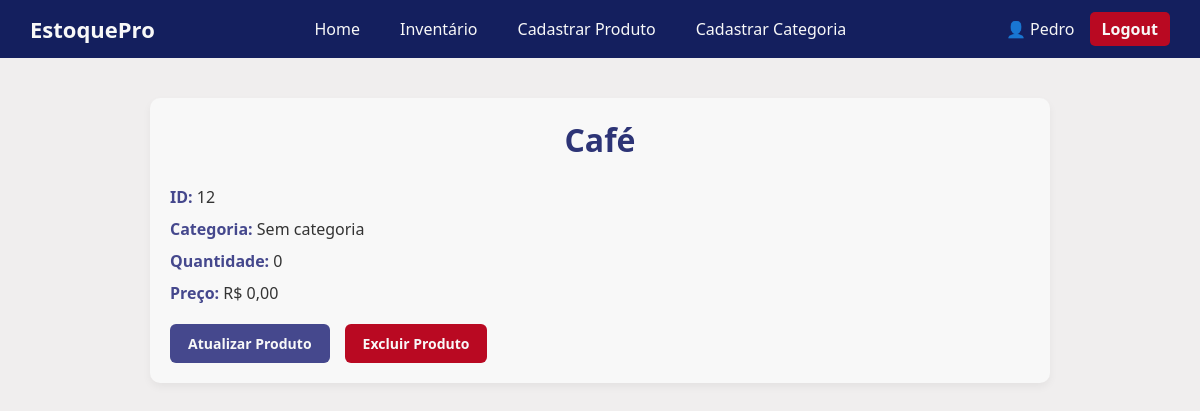
Screenshot of /12/ (signed in) with the database file from the repository.
### SistemaEstoque/models.py (models this page shows, shortened)
class Estoque(models.Model):
    nome=models.CharField(max_length=50,)
    quantidade=models.IntegerField(max_length=50, default=0)
    preco=models.FloatField(default=0)
    data_criacao=models.DateTimeField(default=timezone.now)
    categoria=models.ForeignKey(Categoria,on_delete=models.SET_NULL,blank=True,null=True)
    criador=models.ForeignKey(User,on_delete=models.SET_NULL,blank=True,null=True)

### SistemaEstoque/views/item_sozinho.py (the view)
# urls.py: path('<int:id_item>/', views.item_sozinho , name='item_sozinho'),
@login_required(login_url='SistemaEstoque:login')
def item_sozinho(request, id_item):
    item= Estoque.objects.get(id=id_item)
    contexto={
        'item': item,
    }
    return render(request, 'SistemaEstoque/item_sozinho.html', contexto)

### SistemaEstoque/templates/SistemaEstoque/item_sozinho.html
{% extends "global/base.html" %}
{% block content %}
    <div class="item-container">
        <h1 class="item-title">{{ item.nome }}</h1>
        <div class="item-details">
            <div class="item-info">
                <p><strong>ID:</strong> {{ item.id }}</p>
                <p><strong>Categoria:</strong> {{ item.categoria|default:"Sem categoria" }}</p>
                <p><strong>Quantidade:</strong> {{ item.quantidade }}</p>
                <p><strong>Preço:</strong> R$ {{ item.preco|floatformat:2 }}</p>
                {% if item.criador == request.user %}
                    <div class="item-buttons">
                        <a href="{% url 'SistemaEstoque:update' item.id %}" class="btn-edit">Atualizar Produto</a>
                        <a href="{% url 'SistemaEstoque:delete' item.id %}" class="btn-delete">Excluir Produto</a>
                    </div>
                {% endif %}
            </div>
        </div>
    </div>
{% endblock content %}

### base_templates/global/partials/header.html
<nav>
    <nav class="navbar">
    <div class="navbar-logo">
        <a href="{% url 'SistemaEstoque:home' %}">EstoquePro</a>
    </div>
    <ul class="navbar-links">
        <li><a href="{% url 'SistemaEstoque:home' %}">Home</a></li>
        <li><a href="{% url 'SistemaEstoque:inventario' %}">Inventário</a></li>
        <li><a href="{% url 'SistemaEstoque:novo_item' %}">Cadastrar Produto</a></li>
        <li><a href="{% url 'SistemaEstoque:nova_categoria' %}">Cadastrar Categoria</a></li>
    </ul>
    <div class="navbar-user">
        <span><a class="logout" href="{% url "SistemaEstoque:atualizar_usuario" %}">👤 {{ user.username }}</a></span>
        <a href="{% url 'SistemaEstoque:logout' %}" class="btn-logout">
            {% if request.user.is_authenticated %}
                Logout
            {% else %}
                Login
            {% endif %}
        </a>
    </div>
</nav>
</nav>

### base_static/global/style.css (style rules this page uses)
* { margin: 0; padding: 0; box-sizing: border-box; }
body { background-color: #f0eeee; }
::marker { text-decoration: none; }
.item-container { max-width: 900px; margin: 40px auto; padding: 20px; background: #f8f8f8; border-radius: 10px; box-shadow: 0 4px 8px rgba(0,0,0,0.05); font-family: 'Segoe UI', Tahoma, Geneva, Verdana, sans-serif; }
.item-title { text-align: center; color: #2d3476; margin-bottom: 25px; font-size: 32px; }
.item-details { display: flex; flex-wrap: wrap; gap: 30px; }
.item-info { flex: 2 1 400px; }
.item-info p { margin-bottom: 10px; font-size: 16px; color: #333; }
.item-info strong { color: #45488D; }
.item-buttons { margin-top: 20px; display: flex; gap: 15px; }
.logout { text-decoration: none; color:whitesmoke }
.btn-edit, .btn-delete { padding: 10px 18px; border-radius: 6px; font-size: 14px; font-weight: bold; text-decoration: none; display: inline-block; transition: background-color 0.2s ease-in-out; }
.btn-edit { background-color: #45488d; color: #f8f8f8; }
.btn-delete { background-color: #b90922; color: #f8f8f8; }
.navbar { display: flex; justify-content: space-between; align-items: center; background-color: #141f5e; padding: 12px 30px; color: #f8f8f8; font-family: 'Segoe UI', sans-serif; }
.navbar-logo a { font-size: 22px; font-weight: bold; color: #f8f8f8; text-decoration: none; }
.navbar-links { display: flex; list-style: none; gap: 20px; }
.navbar-links a { color: #f8f8f8; text-decoration: none; font-weight: 500; padding: 6px 10px; transition: background-color 0.2s ease; border-radius: 5px; }
.navbar-user { display: flex; align-items: center; gap: 15px; }
.btn-logout { background-color: #b90922; padding: 6px 12px; border-radius: 5px; color: #f8f8f8; text-decoration: none; font-weight: bold; transition: background-color 0.2s ease; }

### rows the page displays
Estoque: nome "Café", id "12", categoria "Sem categoria", quantidade "0", preco "0,00"

### other values shown
{{ user.username }} "Pedro"
